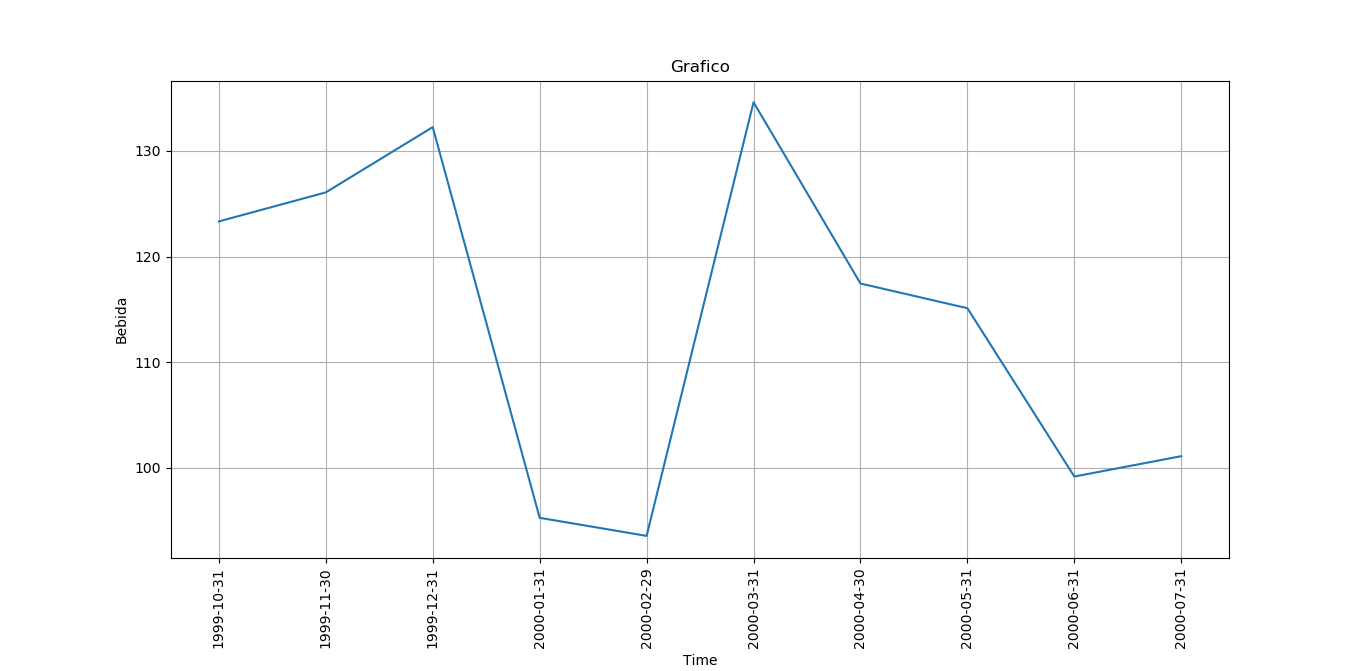

Here is the Python script that generated this plot:
import pandas as pd
import matplotlib.pyplot as plt

x = pd.read_csv(r"C:\Users\kelvin\Desktop\a8_d_Bebida.csv")

z = [0,0,0,0,0,0,0,0,0,0]
k = [0,0,0,0,0,0,0,0,0,0]

for i in range(0,10):
	z[i] = x["Time"][i+177]
	k[i] = x["Bebida"][i+177]


plt.plot(z,k)

plt.xticks(rotation=90)

plt.title('Grafico')
plt.xlabel('Time')
plt.ylabel('Bebida')

plt.grid(True)

plt.show()
